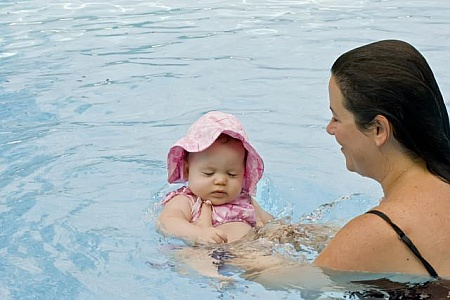
#> input picture faces/image_10.jpg, 450 x 300 px; its folder holds only this picture in this run
$ python Preprocesamiento_imagenes.py
#> lines starting #> are read from the running program, lines starting #| are printed output that depends on the picture
import cv2
import os

# Directorios
input_dir = 'faces'
output_dir = 'procesed_faces'


# Fijo tamaño de las imágenes
fixed_size = (200, 200)

# Crear el directorio de salida si no existe
os.makedirs(output_dir, exist_ok=True)

# Cargar y procesar cada imagen en el directorio de entrada
for filename in os.listdir(input_dir):
    if filename.endswith('.jpg'):
        img_path = os.path.join(input_dir, filename)
        img = cv2.imread(img_path)
#> img is the input picture: shape (300, 450, 3); mean B, G, R 176, 173.6, 165.5

        # Convertir a escala de grises
        gray_img = cv2.cvtColor(img, cv2.COLOR_BGR2GRAY)
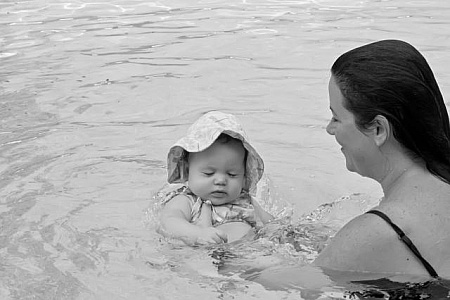
#> gray_img: shape (300, 450); min 0, max 255, mean 171.5

        #Redimensionamos la imagen
        img_resized = cv2.resize(gray_img, fixed_size)
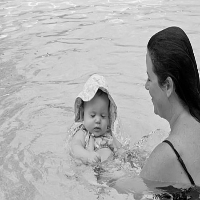
#> img_resized: shape (200, 200); min 0, max 248, mean 171.4

        # Aplicar histogram equalization
        equalized_img = cv2.equalizeHist(img_resized)
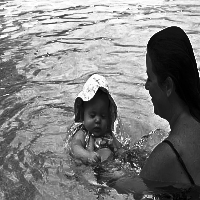
#> equalized_img: shape (200, 200); min 0, max 255, mean 129

        # Guardar la imagen procesada
        output_path = os.path.join(output_dir, filename)
        cv2.imwrite(output_path, equalized_img)

$ run again, on faces/image_1153.jpg
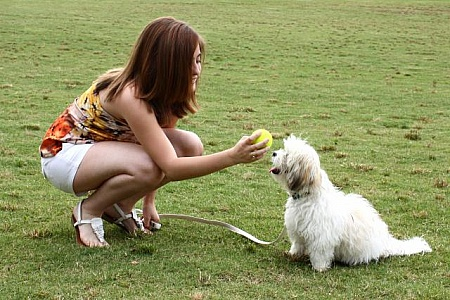
#> input picture faces/image_1153.jpg, 450 x 300 px
#> img is the input picture: shape (300, 450, 3); mean B, G, R 96.6, 146.7, 143.4
#> `img_resized = cv2.resize(gray_img, fixed_size)`:
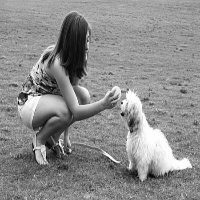
#> img_resized: shape (200, 200); min 4, max 255, mean 139.9
#> `equalized_img = cv2.equalizeHist(img_resized)`:
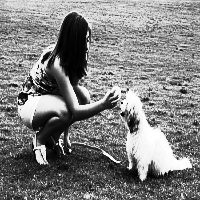
#> equalized_img: shape (200, 200); min 0, max 255, mean 128.7

$ run again, on faces/image_1169.jpg
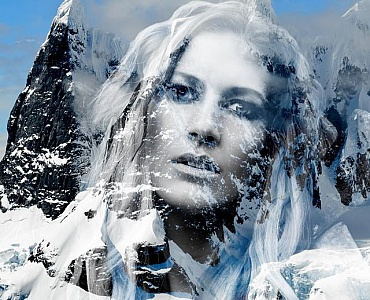
#> input picture faces/image_1169.jpg, 370 x 300 px
#> img is the input picture: shape (300, 370, 3); mean B, G, R 156.9, 145, 132.7
#> `img_resized = cv2.resize(gray_img, fixed_size)`:
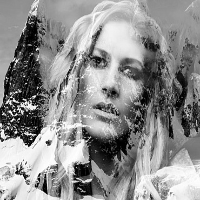
#> img_resized: shape (200, 200); min 0, max 255, mean 142.5
#> `equalized_img = cv2.equalizeHist(img_resized)`:
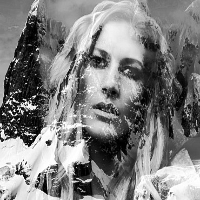
#> equalized_img: shape (200, 200); min 0, max 255, mean 127.9

$ run again, on faces/image_1186.jpg
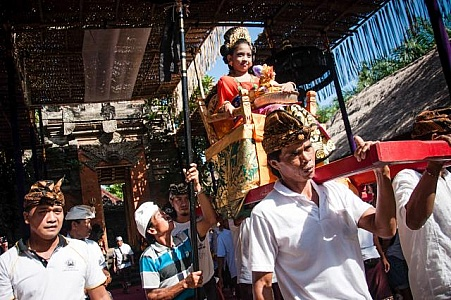
#> input picture faces/image_1186.jpg, 451 x 300 px
#> img is the input picture: shape (300, 451, 3); mean B, G, R 78.7, 80.9, 94.4
#> `img_resized = cv2.resize(gray_img, fixed_size)`:
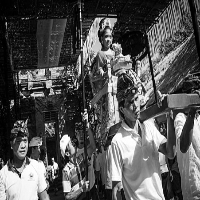
#> img_resized: shape (200, 200); min 0, max 255, mean 84.5
#> `equalized_img = cv2.equalizeHist(img_resized)`:
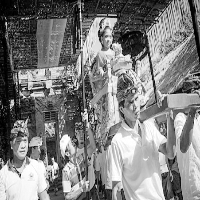
#> equalized_img: shape (200, 200); min 0, max 255, mean 127.7

$ run again, on faces/image_1059.jpg
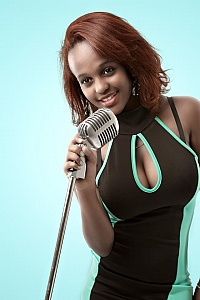
#> input picture faces/image_1059.jpg, 200 x 300 px
#> img is the input picture: shape (300, 200, 3); mean B, G, R 148.3, 153.2, 135.8
#> `gray_img = cv2.cvtColor(img, cv2.COLOR_BGR2GRAY)`:
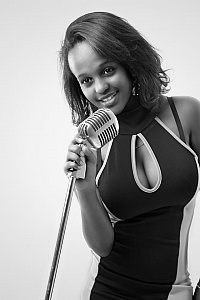
#> gray_img: shape (300, 200); min 0, max 255, mean 147.4
#> `equalized_img = cv2.equalizeHist(img_resized)`:
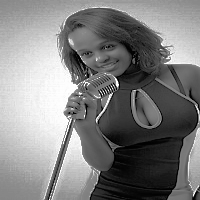
#> equalized_img: shape (200, 200); min 0, max 255, mean 128.8
